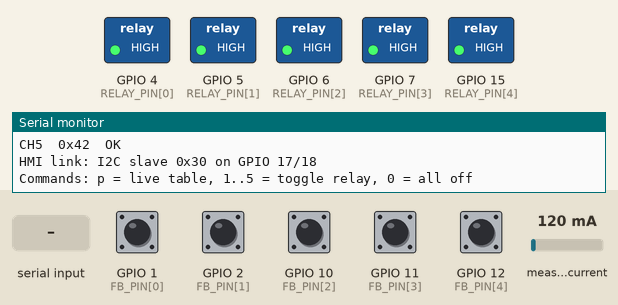
Bench run of a sketch on a simulated ESP32-S3. Shown: switched loads named in the sketch (green lamp = pin HIGH), the last lines printed to the serial monitor. Wiring (inferred from the names in the program): INA219 current sensor at I2C address 0x40; INA219 current sensor at I2C address 0x41; INA219 current sensor at I2C address 0x42; INA219 current sensor at I2C address 0x44; INA219 current sensor at I2C address 0x45. The inputs (shaded band) are chosen by the test bench; at power-on: GPIO 1 (FB_PIN[0]), GPIO 2 (FB_PIN[1]), GPIO 10 (FB_PIN[2]), GPIO 11 (FB_PIN[3]), GPIO 12 (FB_PIN[4]) HIGH, measured current 120 mA.

Above: at 2.2 s.
2.3 s: "1" received over Serial
At 3.3 s:
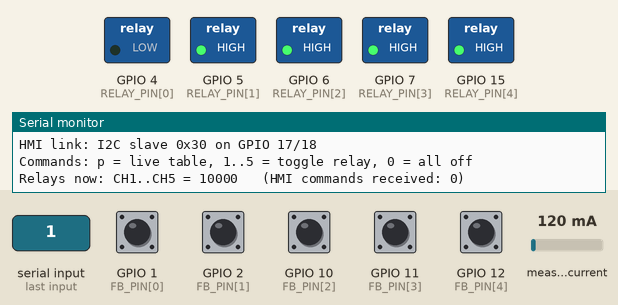
5.3 s: "2" received over Serial
At 5.6 s:
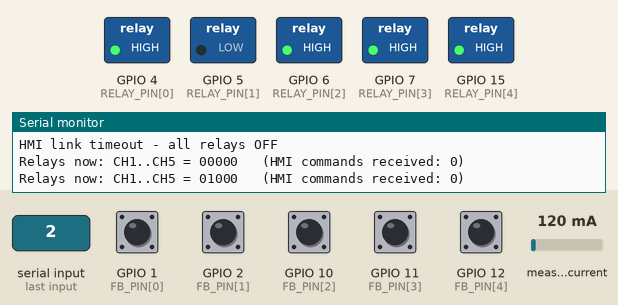
Timing chart, 0 to 8.3 s (numbered marks = the images above; inputs shaded):
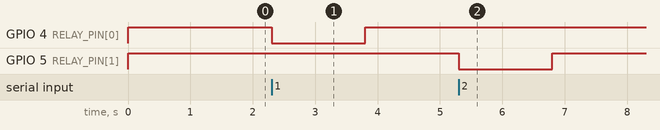

The sketch:

rig_firmware.ino
```cpp
// Contactor IQC - rig board firmware (ESP32-S3)
// Arduino IDE: ESP32S3 Dev Module, USB CDC On Boot: Enabled, cable in "USB Native"
//
// What it does:
//   - reads 5 INA219 current sensors continuously (in-rush peak + average)
//   - drives 5 relays (active LOW relay board)
//   - reads continuity across each contactor's 2 main terminals
//   - talks to the HMI panel as an I2C slave (address 0x30)
// The HMI runs the test sequence and decides PASS/FAIL. If the HMI stops
// talking for 1.5 s, all relays switch OFF (safety).
//
// Wiring:
//   Sensors (bus A):  SDA GPIO 8, SCL GPIO 9, VCC 3V3, GND
//                     CH1 0x40, CH2 0x41 (A0), CH3 0x44 (A1), CH4 0x45 (A0+A1),
//                     CH5 0x42 (A0 wired to SDA)
//   HMI link (bus B): GPIO 17 = SDA, GPIO 18 = SCL, GND  -> CrowPanel I2C header
//   Relays IN1..IN5:  GPIO 4, 5, 6, 7, 15   (LOW = relay ON)
//   Continuity CH1..CH5: GPIO 1, 2, 10, 11, 12. Main terminal A to the GPIO,
//                     main terminal B to GND (internal pull-up, no resistor).
//                     Terminals shorted (contactor ON) = LOW = CLOSE. If noise
//                     gives false readings, add 2.2k from the GPIO to 3V3.
//                     The contactor must not be connected to anything else.
//
// Serial Monitor (115200): p = print live table on/off, 1..5 = toggle relay
// (bench use only), 0 = all relays off

#include <Wire.h>

// ---------------- settings ----------------
#define NCH 5
#define SHUNT_OHM 0.1f        // 0.05f after fitting R050 shunts
#define SENS_SDA 8
#define SENS_SCL 9
#define LINK_SDA 17
#define LINK_SCL 18
#define LINK_ADDR 0x30
#define LINK_TIMEOUT_MS 1500  // no HMI traffic for this long -> relays OFF

const uint8_t SENS_ADDR[NCH] = {0x40, 0x41, 0x44, 0x45, 0x42};
const int RELAY_PIN[NCH] = {4, 5, 6, 7, 15};
const int FB_PIN[NCH] = {1, 2, 10, 11, 12};
#define FB_DEBOUNCE_MS 5      // contact must be stable this long to change state

// INA219: 16 V, +-320 mV, shunt only, 12-bit (532 us), continuous
const uint16_t INA_CFG = (3 << 11) | (3 << 3) | 5;

// ---------------- shared state (sampling loop <-> I2C slave callbacks) ----------------
struct ChStats {
  bool present;
  int16_t live;      // mA, average of the last samples
  int16_t peak;      // mA since last reset
  int32_t sum;       // for the average since last reset (mA)
  uint32_t n;
  uint8_t resets;    // incremented on every reset (HMI uses it to know data is fresh)
  bool overRange;
  bool closed;       // main terminals shorted (debounced)
  bool dropped;      // terminals opened at any moment since last reset
};

ChStats st[NCH];
uint8_t relayMask = 0;
volatile uint32_t lastMasterMs = 0;
volatile uint32_t cmdCount = 0, readCount = 0;  // link diagnostics
portMUX_TYPE mux = portMUX_INITIALIZER_UNLOCKED;
bool printTable = false;

// ---------------- relays ----------------
void applyRelays(uint8_t mask) {
  relayMask = mask & 0x1F;
  for (int i = 0; i < NCH; i++) digitalWrite(RELAY_PIN[i], (relayMask >> i) & 1 ? LOW : HIGH);
}

// ---------------- INA219 ----------------
bool inaWrite(uint8_t addr, uint8_t reg, uint16_t v) {
  Wire.beginTransmission(addr);
  Wire.write(reg); Wire.write(v >> 8); Wire.write(v & 0xFF);
  return Wire.endTransmission() == 0;
}

bool inaShunt(uint8_t addr, int16_t *raw) {
  Wire.beginTransmission(addr);
  Wire.write(0x01);
  if (Wire.endTransmission(false) != 0) return false;
  if (Wire.requestFrom((int)addr, 2) != 2) return false;
  *raw = (int16_t)(((uint16_t)Wire.read() << 8) | Wire.read());
  return true;
}

void detectSensors() {
  for (int i = 0; i < NCH; i++) {
    bool ok = inaWrite(SENS_ADDR[i], 0x00, 0x8000);  // reset
    delay(1);
    ok = ok && inaWrite(SENS_ADDR[i], 0x00, INA_CFG);
    portENTER_CRITICAL(&mux);
    st[i].present = ok;
    portEXIT_CRITICAL(&mux);
  }
}

// ---------------- I2C slave (HMI link) ----------------
// HMI -> rig:  [0x01, relayMask, resetMask]  set relays, reset stats of the
//                                             channels in resetMask
// rig -> HMI:  47-byte status packet (see buildPacket)
#define PKT_LEN (6 + NCH * 8 + 1)

void onLinkReceive(int) {
  uint8_t b[8];
  int n = 0;
  while (Wire1.available() && n < (int)sizeof(b)) b[n++] = Wire1.read();
  while (Wire1.available()) Wire1.read();
  lastMasterMs = millis();
  cmdCount++;
  if (n >= 3 && b[0] == 0x01) {
    portENTER_CRITICAL(&mux);
    for (int i = 0; i < NCH; i++) {
      if ((b[2] >> i) & 1) {
        st[i].peak = 0;
        st[i].sum = 0;
        st[i].n = 0;
        st[i].overRange = false;
        st[i].dropped = !st[i].closed;
        st[i].resets++;
      }
    }
    portEXIT_CRITICAL(&mux);
    applyRelays(b[1]);
  }
}

void onLinkRequest() {
  uint8_t p[PKT_LEN];
  uint8_t present = 0;
  portENTER_CRITICAL(&mux);
  for (int i = 0; i < NCH; i++) if (st[i].present) present |= 1 << i;
  p[0] = 0xA5;                                   // magic
  p[1] = 2;                                      // protocol version (2 = continuity inputs)
  p[2] = relayMask;
  p[3] = present;
  p[4] = (uint8_t)(0.32f / SHUNT_OHM * 10 + 0.5f);  // measuring range x10 A
  p[5] = 0;
  for (int i = 0; i < NCH; i++) {
    uint8_t *c = p + 6 + i * 8;
    int16_t avg = st[i].n ? (int16_t)(st[i].sum / (int32_t)st[i].n) : 0;
    c[0] = st[i].live & 0xFF;  c[1] = st[i].live >> 8;
    c[2] = st[i].peak & 0xFF;  c[3] = st[i].peak >> 8;
    c[4] = avg & 0xFF;         c[5] = avg >> 8;
    c[6] = st[i].resets;
    c[7] = (st[i].overRange ? 1 : 0) | (st[i].n ? 2 : 0) | (st[i].closed ? 4 : 0) | (st[i].dropped ? 8 : 0);
  }
  portEXIT_CRITICAL(&mux);
  uint8_t sum = 0;
  for (int i = 0; i < PKT_LEN - 1; i++) sum += p[i];
  p[PKT_LEN - 1] = sum;
  Wire1.write(p, PKT_LEN);
  lastMasterMs = millis();
  readCount++;
}

// ---------------- main ----------------
void setup() {
  for (int i = 0; i < NCH; i++) {
    digitalWrite(RELAY_PIN[i], HIGH);  // OFF before becoming an output
    pinMode(RELAY_PIN[i], OUTPUT);
  }
  for (int i = 0; i < NCH; i++) pinMode(FB_PIN[i], INPUT_PULLUP);
  Serial.begin(115200);
  delay(1000);
  Serial.println("\nContactor IQC rig board");

  Wire.begin(SENS_SDA, SENS_SCL, 400000);
  Wire.setTimeOut(20);
  detectSensors();
  for (int i = 0; i < NCH; i++)
    Serial.printf("CH%d  0x%02X  %s\n", i + 1, SENS_ADDR[i], st[i].present ? "OK" : "NOT FOUND");

  Wire1.onReceive(onLinkReceive);
  Wire1.onRequest(onLinkRequest);
  Wire1.begin((uint8_t)LINK_ADDR, LINK_SDA, LINK_SCL, 100000);
  Serial.printf("HMI link: I2C slave 0x%02X on GPIO %d/%d\n", LINK_ADDR, LINK_SDA, LINK_SCL);
  Serial.println("Commands: p = live table, 1..5 = toggle relay, 0 = all off");
}

void loop() {
  // 1) Sample every sensor (one round = ~5 x 0.1 ms)
  static int16_t hist[NCH][8];
  static uint8_t hpos = 0;
  for (int i = 0; i < NCH; i++) {
    if (!st[i].present) continue;
    int16_t raw;
    if (!inaShunt(SENS_ADDR[i], &raw)) continue;
    int16_t mA = (int16_t)(raw * 10e-3f / SHUNT_OHM);  // raw LSB 10 uV
    hist[i][hpos] = mA;
    int32_t s = 0;
    for (int k = 0; k < 8; k++) s += hist[i][k];
    portENTER_CRITICAL(&mux);
    st[i].live = s / 8;
    if (mA > st[i].peak) st[i].peak = mA;
    if (raw >= 31900) st[i].overRange = true;
    st[i].sum += mA;
    st[i].n++;
    portEXIT_CRITICAL(&mux);
  }
  hpos = (hpos + 1) & 7;

  // Continuity inputs: debounce, remember any opening since the last reset
  static bool fbRaw[NCH];
  static uint32_t fbSince[NCH];
  for (int i = 0; i < NCH; i++) {
    bool c = digitalRead(FB_PIN[i]) == LOW;
    if (c != fbRaw[i]) { fbRaw[i] = c; fbSince[i] = millis(); }
    if (c != st[i].closed && millis() - fbSince[i] >= FB_DEBOUNCE_MS) {
      portENTER_CRITICAL(&mux);
      st[i].closed = c;
      if (!c) st[i].dropped = true;
      portEXIT_CRITICAL(&mux);
    }
  }

  // Report relay changes (from the HMI or the keyboard)
  static uint8_t shownMask = 0;
  if (relayMask != shownMask) {
    shownMask = relayMask;
    Serial.printf("Relays now: CH1..CH5 = %d%d%d%d%d   (HMI commands received: %lu)\n", relayMask & 1,
                  (relayMask >> 1) & 1, (relayMask >> 2) & 1, (relayMask >> 3) & 1, (relayMask >> 4) & 1,
                  (unsigned long)cmdCount);
  }

  // 2) Safety: HMI silent -> relays off
  if (relayMask && millis() - lastMasterMs > LINK_TIMEOUT_MS) {
    applyRelays(0);
    Serial.println("HMI link timeout - all relays OFF");
  }

  // 3) Re-check missing sensors every 2 s
  static uint32_t lastDetect = 0;
  if (millis() - lastDetect > 2000) {
    lastDetect = millis();
    bool missing = false;
    for (int i = 0; i < NCH; i++) missing |= !st[i].present;
    if (missing) detectSensors();
  }

  // 4) Serial monitor (bench use)
  while (Serial.available()) {
    char c = Serial.read();
    if (c == 'p') printTable = !printTable;
    else if (c >= '1' && c <= '5') { applyRelays(relayMask ^ (1 << (c - '1'))); lastMasterMs = millis(); }
    else if (c == '0') applyRelays(0);
  }
  static uint32_t lastPrint = 0;
  if (printTable && millis() - lastPrint > 300) {
    lastPrint = millis();
    for (int i = 0; i < NCH; i++) {
      if (st[i].present) Serial.printf("CH%d %s %6.3fA %s  ", i + 1, (relayMask >> i) & 1 ? "ON " : "off", st[i].live / 1000.0f, st[i].closed ? "CLOSE" : "open ");
      else Serial.printf("CH%d  --          %s  ", i + 1, st[i].closed ? "CLOSE" : "open ");
    }
    Serial.printf(" link %s (reads %lu, cmds %lu)\n", millis() - lastMasterMs < LINK_TIMEOUT_MS ? "OK" : "idle",
                  (unsigned long)readCount, (unsigned long)cmdCount);
  }
}
```

Measured:
- after the input at 2.3 s, GPIO 4 (RELAY_PIN[0]): HIGH → LOW at once, → HIGH 1.5 s later
- after the input at 5.3 s, GPIO 5 (RELAY_PIN[1]): HIGH → LOW at once, → HIGH 1.5 s later
